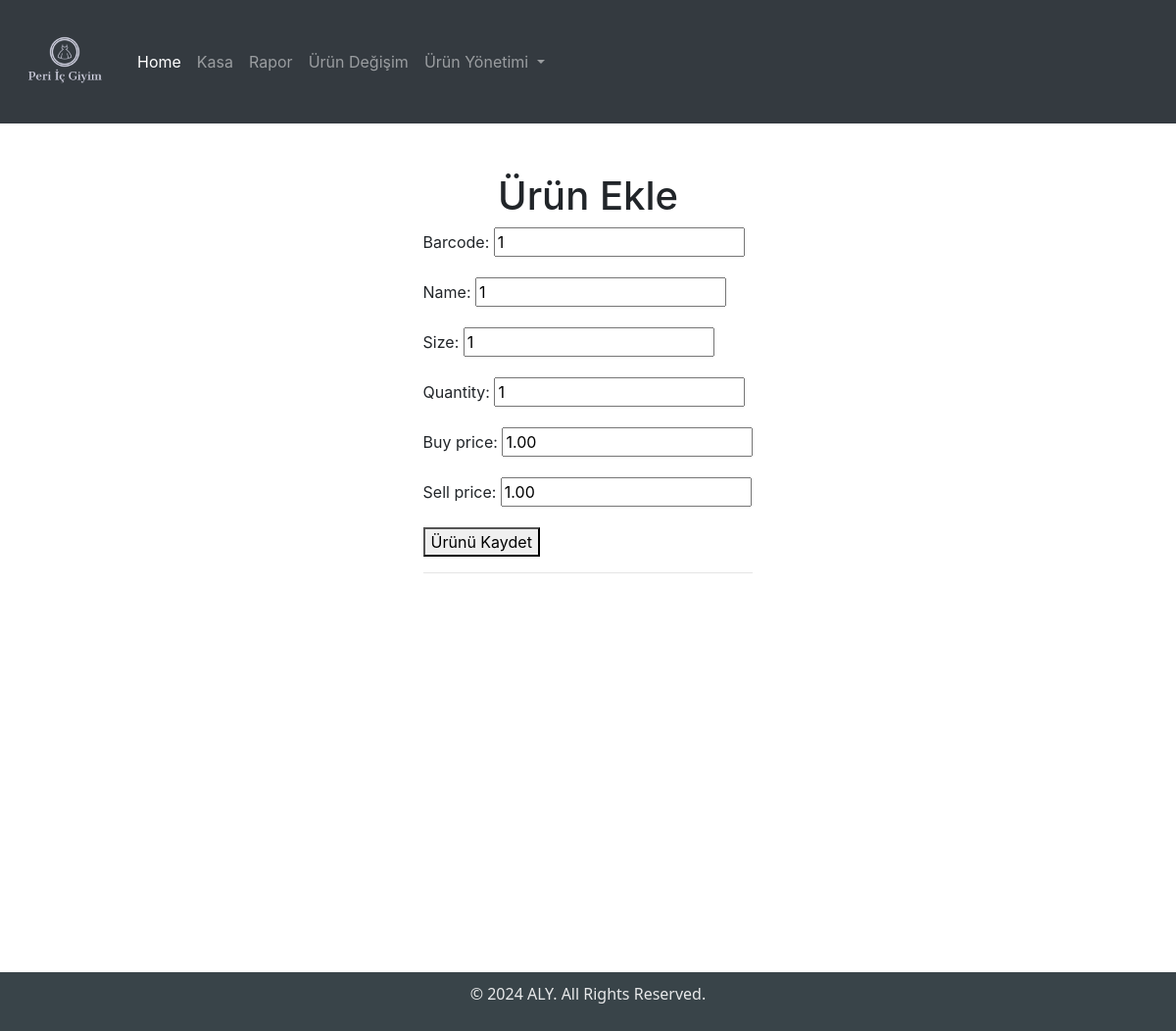
Screenshot of /urun-edit/25/ (signed in) with the database file from the repository.
### myapp/models.py (models this page shows, shortened)
class Item(models.Model):
    barcode = models.CharField(max_length=100, null=True, unique=True)
    name = models.CharField(max_length=100)
    size = models.CharField(max_length=10)
    quantity = models.IntegerField(null=True)
    buy_price = models.DecimalField(max_digits=10, decimal_places=2, null=True, blank=True)
    sell_price = models.DecimalField(max_digits=10, decimal_places=2, null=True)
    updated = models.DateTimeField(auto_now=True)
    created = models.DateTimeField(auto_now_add=True)
    class Meta:
        ordering = ['-updated', '-created']

### myapp/views.py (the view)
# urls.py: path("urun-edit/<str:pk>/", views.updateItem, name="urun_edit"),
@login_required
def updateItem(request, pk):
    item = Item.objects.get(id=pk)
    form = ItemForm(instance=item)
    if request.method == 'POST':
        form = ItemForm(request.POST, instance=item)
        if form.is_valid():
            form.save()
            return redirect('urun_listesi')
    context = {'form': form}
    return render(request, 'urun_ekle.html', context)

### myapp/forms.py
class ItemForm(ModelForm):
  class Meta:
    model = Item
    fields = '__all__'

### myapp/templates/urun_ekle.html (shortened to what this page needs)
{% extends "base.html" %} {% block content %}
{% load static %}
<link rel="stylesheet" href="{% static 'styles/urun_ekle.css' %}">
<div class="table">
  <h1>Ürün Ekle</h1>
  <div>
    <form id="productForm" method="POST" action="">
        {{form.as_p}}
        <button type="submit">Ürünü Kaydet</button>
        <hr>
    </form>
  </div>
</div>
{% endblock %}

### static/styles/main.css (style rules this page uses)
body { display: flex; flex-direction: column; min-height: 100vh; margin: 0; }

### static/styles/urun_ekle.css (style rules this page uses)
.table { display: flex; flex-direction: column; align-items: center; margin-top: 50px; flex-grow: 1; min-height: 100vh; }

### rows the page displays
Item: barcode "1", name "1", size "1", quantity "1", buy_price "1.00", sell_price "1.00"
